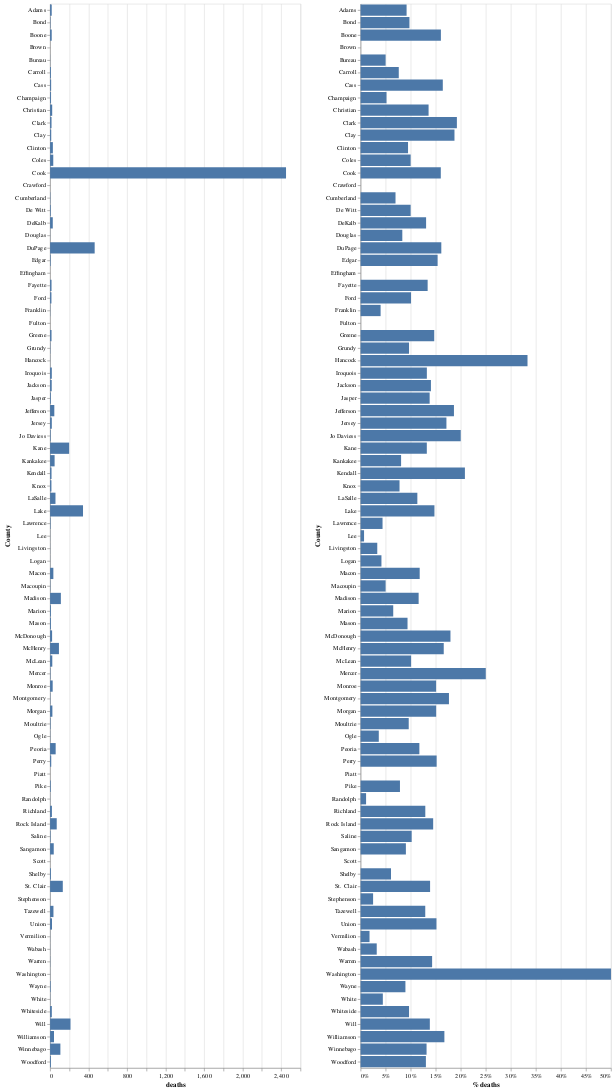

The notebook cell saved with this chart:
### Code cell
import altair as alt
df1=df_county.sort_values(by=['deaths'], ascending=False).reset_index()
cols = ['Deaths Non LTC', 'LTC Deaths']
cols = ['LTC Deaths', 'Deaths Non LTC']


chart1 = alt.Chart(df_county.sort_values(by=['deaths'], ascending=False).reset_index()).mark_bar().encode(
    x='deaths:Q',
    y=alt.Y('County:O'),
    tooltip=['County', 'deaths', 'confirmed_cases', '% deaths']
)
chart2=chart1.encode(x=alt.X('% deaths', axis=alt.Axis(format='%')))
#chart2=chart1.encode(x=alt.X('% deaths'))


chart1 | chart2

### Figure 1 — Vega-Lite specification as saved in the notebook (floating-point values rounded to 4 significant figures)
{"config": {"view": {"continuousWidth": 400, "continuousHeight": 300}}, "hconcat": [{"mark": "bar", "encoding": {"tooltip": [{"type": "nominal", "field": "County"}, {"type": "quantitative", "field": "deaths"}, {"type": "quantitative", "field": "confirmed_cases"}, {"type": "quantitative", "field": "% deaths"}], "x": {"type": "quantitative", "field": "deaths"}, "y": {"type": "ordinal", "field": "County"}}}, {"mark": "bar", "encoding": {"tooltip": [{"type": "nominal", "field": "County"}, {"type": "quantitative", "field": "deaths"}, {"type": "quantitative", "field": "confirmed_cases"}, {"type": "quantitative", "field": "% deaths"}], "x": {"type": "quantitative", "axis": {"format": "%"}, "field": "% deaths"}, "y": {"type": "ordinal", "field": "County"}}}], "data": {"name": "data-573b462798393c502b845b6726e02cc0"}, "$schema": "https://vega.github.io/schema/vega-lite/v4.8.1.json", "datasets": {"data-573b462798393c502b845b6726e02cc0": [{"County": "Cook", "confirmed_cases": 15294, "deaths": 2450, "% deaths": 0.1602, "num of facilities": 409}, {"County": "DuPage", "confirmed_cases": 2872, "deaths": 463, "% deaths": 0.1612, "num of facilities": 118}, {"County": "Lake", "confirmed_cases": 2319, "deaths": 342, "% deaths": 0.1475, "num of facilities": 90}, {"County": "Will", "confirmed_cases": 1533, "deaths": 212, "% deaths": 0.1383, "num of facilities": 59}, {"County": "Kane", "confirmed_cases": 1497, "deaths": 198, "% deaths": 0.1323, "num of facilities": 77}, {"County": "St. Clair", "confirmed_cases": 951, "deaths": 132, "% deaths": 0.1388, "num of facilities": 39}, {"County": "Madison", "confirmed_cases": 966, "deaths": 112, "% deaths": 0.1159, "num of facilities": 39}, {"County": "Winnebago", "confirmed_cases": 812, "deaths": 107, "% deaths": 0.1318, "num of facilities": 39}, {"County": "McHenry", "confirmed_cases": 554, "deaths": 92, "% deaths": 0.1661, "num of facilities": 22}, {"County": "Rock Island", "confirmed_cases": 476, "deaths": 69, "% deaths": 0.145, "num of facilities": 17}, {"County": "Peoria", "confirmed_cases": 494, "deaths": 58, "% deaths": 0.1174, "num of facilities": 21}, {"County": "LaSalle", "confirmed_cases": 494, "deaths": 56, "% deaths": 0.1134, "num of facilities": 13}, {"County": "Kankakee", "confirmed_cases": 581, "deaths": 47, "% deaths": 0.0809, "num of facilities": 20}, {"County": "Jefferson", "confirmed_cases": 236, "deaths": 44, "% deaths": 0.1864, "num of facilities": 5}, {"County": "Williamson", "confirmed_cases": 245, "deaths": 41, "% deaths": 0.1673, "num of facilities": 9}, {"County": "Sangamon", "confirmed_cases": 420, "deaths": 38, "% deaths": 0.09048, "num of facilities": 18}, {"County": "Tazewell", "confirmed_cases": 271, "deaths": 35, "% deaths": 0.1292, "num of facilities": 14}, {"County": "Macon", "confirmed_cases": 288, "deaths": 34, "% deaths": 0.1181, "num of facilities": 10}, {"County": "Coles", "confirmed_cases": 330, "deaths": 33, "% deaths": 0.1, "num of facilities": 9}, {"County": "Clinton", "confirmed_cases": 306, "deaths": 29, "% deaths": 0.09477, "num of facilities": 10}, {"County": "DeKalb", "confirmed_cases": 214, "deaths": 28, "% deaths": 0.1308, "num of facilities": 10}, {"County": "Monroe", "confirmed_cases": 179, "deaths": 27, "% deaths": 0.1508, "num of facilities": 5}, {"County": "Morgan", "confirmed_cases": 159, "deaths": 24, "% deaths": 0.1509, "num of facilities": 6}, {"County": "McLean", "confirmed_cases": 228, "deaths": 23, "% deaths": 0.1009, "num of facilities": 14}, {"County": "Christian", "confirmed_cases": 162, "deaths": 22, "% deaths": 0.1358, "num of facilities": 9}, {"County": "McDonough", "confirmed_cases": 117, "deaths": 21, "% deaths": 0.1795, "num of facilities": 7}, {"County": "Union", "confirmed_cases": 132, "deaths": 20, "% deaths": 0.1515, "num of facilities": 3}, {"County": "Richland", "confirmed_cases": 147, "deaths": 19, "% deaths": 0.1293, "num of facilities": 5}, {"County": "Jersey", "confirmed_cases": 105, "deaths": 18, "% deaths": 0.1714, "num of facilities": 3}, {"County": "Iroquois", "confirmed_cases": 136, "deaths": 18, "% deaths": 0.1324, "num of facilities": 4}, {"County": "Whiteside", "confirmed_cases": 186, "deaths": 18, "% deaths": 0.09677, "num of facilities": 11}, {"County": "Adams", "confirmed_cases": 185, "deaths": 17, "% deaths": 0.09189, "num of facilities": 10}, {"County": "Jackson", "confirmed_cases": 121, "deaths": 17, "% deaths": 0.1405, "num of facilities": 5}, {"County": "Boone", "confirmed_cases": 106, "deaths": 17, "% deaths": 0.1604, "num of facilities": 4}, {"County": "Greene", "confirmed_cases": 102, "deaths": 15, "% deaths": 0.1471, "num of facilities": 1}, {"County": "Fayette", "confirmed_cases": 112, "deaths": 15, "% deaths": 0.1339, "num of facilities": 3}, {"County": "Clark", "confirmed_cases": 78, "deaths": 15, "% deaths": 0.1923, "num of facilities": 4}, {"County": "Kendall", "confirmed_cases": 72, "deaths": 15, "% deaths": 0.2083, "num of facilities": 5}, {"County": "Ford", "confirmed_cases": 139, "deaths": 14, "% deaths": 0.1007, "num of facilities": 7}, {"County": "Knox", "confirmed_cases": 180, "deaths": 14, "% deaths": 0.07778, "num of facilities": 10}, {"County": "Perry", "confirmed_cases": 79, "deaths": 12, "% deaths": 0.1519, "num of facilities": 2}, {"County": "Clay", "confirmed_cases": 64, "deaths": 12, "% deaths": 0.1875, "num of facilities": 2}, {"County": "Cass", "confirmed_cases": 67, "deaths": 11, "% deaths": 0.1642, "num of facilities": 2}, {"County": "Champaign", "confirmed_cases": 193, "deaths": 10, "% deaths": 0.05181, "num of facilities": 21}, {"County": "Shelby", "confirmed_cases": 148, "deaths": 9, "% deaths": 0.06081, "num of facilities": 5}, {"County": "Mason", "confirmed_cases": 96, "deaths": 9, "% deaths": 0.09375, "num of facilities": 2}, {"County": "Marion", "confirmed_cases": 138, "deaths": 9, "% deaths": 0.06522, "num of facilities": 7}, {"County": "Woodford", "confirmed_cases": 69, "deaths": 9, "% deaths": 0.1304, "num of facilities": 4}, {"County": "Carroll", "confirmed_cases": 118, "deaths": 9, "% deaths": 0.07627, "num of facilities": 2}, {"County": "Jasper", "confirmed_cases": 58, "deaths": 8, "% deaths": 0.1379, "num of facilities": 2}, {"County": "Pike", "confirmed_cases": 89, "deaths": 7, "% deaths": 0.07865, "num of facilities": 4}, {"County": "De Witt", "confirmed_cases": 70, "deaths": 7, "% deaths": 0.1, "num of facilities": 1}, {"County": "Jo Daviess", "confirmed_cases": 30, "deaths": 6, "% deaths": 0.2, "num of facilities": 4}, {"County": "Wayne", "confirmed_cases": 67, "deaths": 6, "% deaths": 0.08955, "num of facilities": 4}, {"County": "Edgar", "confirmed_cases": 39, "deaths": 6, "% deaths": 0.1538, "num of facilities": 1}, {"County": "Saline", "confirmed_cases": 49, "deaths": 5, "% deaths": 0.102, "num of facilities": 2}, {"County": "Lawrence", "confirmed_cases": 114, "deaths": 5, "% deaths": 0.04386, "num of facilities": 2}, {"County": "Moultrie", "confirmed_cases": 52, "deaths": 5, "% deaths": 0.09615, "num of facilities": 3}, {"County": "Bond", "confirmed_cases": 41, "deaths": 4, "% deaths": 0.09756, "num of facilities": 2}, {"County": "Mercer", "confirmed_cases": 16, "deaths": 4, "% deaths": 0.25, "num of facilities": 1}, {"County": "Cumberland", "confirmed_cases": 43, "deaths": 3, "% deaths": 0.06977, "num of facilities": 1}, {"County": "Macoupin", "confirmed_cases": 60, "deaths": 3, "% deaths": 0.05, "num of facilities": 8}, {"County": "Montgomery", "confirmed_cases": 17, "deaths": 3, "% deaths": 0.1765, "num of facilities": 3}, {"County": "Grundy", "confirmed_cases": 31, "deaths": 3, "% deaths": 0.09677, "num of facilities": 1}, {"County": "Ogle", "confirmed_cases": 55, "deaths": 2, "% deaths": 0.03636, "num of facilities": 4}, {"County": "Franklin", "confirmed_cases": 50, "deaths": 2, "% deaths": 0.04, "num of facilities": 5}, {"County": "White", "confirmed_cases": 45, "deaths": 2, "% deaths": 0.04444, "num of facilities": 2}, {"County": "Warren", "confirmed_cases": 14, "deaths": 2, "% deaths": 0.1429, "num of facilities": 2}, {"County": "Vermilion", "confirmed_cases": 56, "deaths": 1, "% deaths": 0.01786, "num of facilities": 7}, {"County": "Bureau", "confirmed_cases": 20, "deaths": 1, "% deaths": 0.05, "num of facilities": 3}, {"County": "Livingston", "confirmed_cases": 30, "deaths": 1, "% deaths": 0.03333, "num of facilities": 3}, {"County": "Washington", "confirmed_cases": 2, "deaths": 1, "% deaths": 0.5, "num of facilities": 1}, {"County": "Wabash", "confirmed_cases": 31, "deaths": 1, "% deaths": 0.03226, "num of facilities": 2}, {"County": "Lee", "confirmed_cases": 144, "deaths": 1, "% deaths": 0.006944, "num of facilities": 3}, {"County": "Randolph", "confirmed_cases": 91, "deaths": 1, "% deaths": 0.01099, "num of facilities": 7}, {"County": "Hancock", "confirmed_cases": 3, "deaths": 1, "% deaths": 0.3333, "num of facilities": 1}, {"County": "Stephenson", "confirmed_cases": 40, "deaths": 1, "% deaths": 0.025, "num of facilities": 4}, {"County": "Douglas", "confirmed_cases": 12, "deaths": 1, "% deaths": 0.08333, "num of facilities": 2}, {"County": "Logan", "confirmed_cases": 24, "deaths": 1, "% deaths": 0.04167, "num of facilities": 5}, {"County": "Scott", "confirmed_cases": 7, "deaths": 0, "% deaths": 0.0, "num of facilities": 1}, {"County": "Effingham", "confirmed_cases": 9, "deaths": 0, "% deaths": 0.0, "num of facilities": 3}, {"County": "Crawford", "confirmed_cases": 2, "deaths": 0, "% deaths": 0.0, "num of facilities": 1}, {"County": "Fulton", "confirmed_cases": 5, "deaths": 0, "% deaths": 0.0, "num of facilities": 1}, {"County": "Brown", "confirmed_cases": 12, "deaths": 0, "% deaths": 0.0, "num of facilities": 1}, {"County": "Piatt", "confirmed_cases": 11, "deaths": 0, "% deaths": 0.0, "num of facilities": 1}]}}
